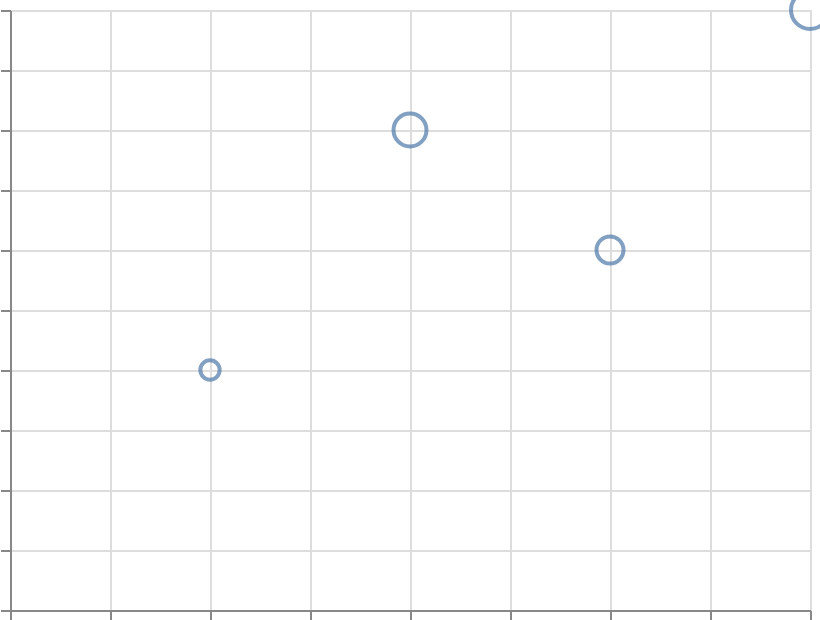

Vega-Lite specification stored for this chart:
### Vega-Lite specification from a JSON file in a GitHub repository (floating-point values rounded to 4 significant figures)
{"$schema": "https://vega.github.io/schema/vega-lite/v6.json", "width": 400, "height": 300, "padding": 5, "autosize": "none", "data": {"name": "table", "values": [{"x": 1, "y": 2, "size": 100}, {"x": 2, "y": 4, "size": 300}, {"x": 3, "y": 3, "size": 200}, {"x": 4, "y": 5, "size": 400}]}, "mark": "point", "encoding": {"x": {"field": "x", "type": "quantitative"}, "y": {"field": "y", "type": "quantitative"}, "size": {"field": "size", "type": "quantitative"}}}
